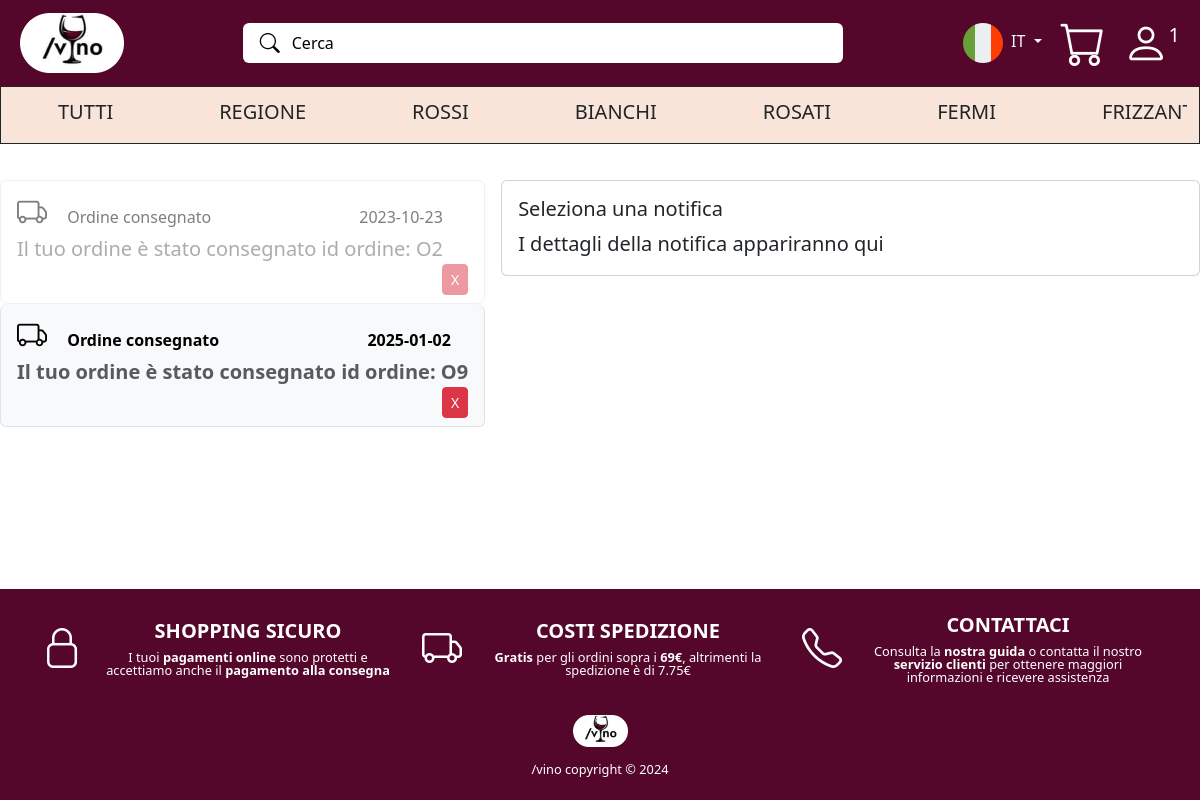
Screenshot of /notifiche.php (signed in) with the database file from the repository.
### tables this page shows
create table TESTO_NOTIFICA (
     ID_Testo varchar(10) not null,
     Lingua numeric(1) not null,
     Titolo varchar(50) not null,
     Testo varchar(200) not null,
     ID_NOTIFICA varchar(10) not null,
     primary key (ID_Testo));

create table NOTIFICA (
     ID_NOTIFICA varchar(10) not null,
     Data date not null,
     Visualizzato char not null,
     Email varchar(100) not null,
     primary key (ID_NOTIFICA));

### db/database.php (called while the page is built, shortened)
<?php
class VinoDatabase {
    private $pdo;
    public function __construct() {
        try {
            $this->pdo = new PDO("mysql:host=localhost;dbname=vino", "root", "");
            $this->pdo->setAttribute(PDO::ATTR_ERRMODE, PDO::ERRMODE_EXCEPTION);
        } catch (PDOException $e) {
            die("Connection failed: " . $e->getMessage());
        }
    }
    private function executeQuery($query, $params = []) {
        $stmt = $this->pdo->prepare($query);
        $stmt->execute($params);
        return $stmt->fetchAll(PDO::FETCH_ASSOC);
    }
    public function getNotifiche($lingua = 1, $email){
        $query = "
        SELECT N.ID_NOTIFICA, N.Data, TN.Titolo, TN.Testo, N.Visualizzato FROM Notifica AS N
         JOIN testo_notifica AS TN ON N.ID_NOTIFICA = TN.ID_NOTIFICA WHERE N.Email = :email AND TN.lingua = :lingua";
        $params = [
            ':email' => $email,
            ':lingua' => $lingua
        ];
        return $this->executeQuery($query, $params);
    }
}
?>

### bootstrapt.php (called while the page is built, shortened)
<?php
require_once("db/database.php");
$db = new VinoDatabase();
if (isset($_GET['lang'])) {
    $linguaAttuale = $_GET['lang'];
    setcookie("lingua", $linguaAttuale, time() + (30 * 24 * 60 * 60), "/");
} elseif (isset($_COOKIE['lingua'])) {
    $linguaAttuale = $_COOKIE['lingua'];
} else {
    $linguaAttuale = "it";
}
?>

### template/notifiche-template.php (the view, shortened to what this page needs)
<div class="d-flex flex-column flex-lg-row">
  <?php if(!empty($notifiche)):?>
  <div class="list-group flex-lg-shrink-0">
  <?php foreach ($notifiche as $notifica): ?>
    <a href="javascript:void(0)"
       class="list-group-item list-group-item-action
              <?php echo $notifica["Visualizzato"] === 'Y' ? 'bg-white fw-normal opacity-50' : 'bg-light fw-bold'; ?>"
       data-id="<?php echo $notifica['ID_NOTIFICA']; ?>"
       onclick="setNotificaLetta(this, event)">
      <span class="bi bi-truck me-3" role="img"></span>
      <span class="pe-5"><?php echo htmlspecialchars($notifica["Titolo"]); ?></span>
      <span class="ps-5 ms-5"><?php echo htmlspecialchars($notifica["Data"]); ?></span>
      <p class="mb-0 text-muted"><?php echo htmlspecialchars($notifica["Testo"]); ?></p>
      <button class="btn btn-danger btn-sm float-end"
              onclick="eliminaNotifica(event, '<?php echo $notifica['ID_NOTIFICA']; ?>')">
            X
      </button>
    </a>
   <?php endforeach; ?>
  </div>
  <div class="flex-grow-1 ms-lg-3 d-none d-lg-block">
    <div class="card min-vh-25">
      <div class="card-body">
        <h5 class="card-title"><?php echo $linguaAttuale == "en" ? "Select a notification" : "Seleziona una notifica" ?></h5>
        <p class="card-text"><?php echo $linguaAttuale == "en" ? "The notification details will appear here" : "I dettagli della notifica appariranno qui" ?></p>
      </div>
    </div>
  </div>
  <?php else: ?>
    <p class="ms-3 ps-3 pt-2"><?php echo $linguaAttuale == "en" ? "Currently, you have no notifications" : "Attualmente non hai notifiche" ?></p>
  <?php endif; ?>
</div>

### css/style.css (style rules this page uses)
body { margin: 0; padding: 0; width: 100%; height: 100%; }
a { text-decoration: none !important; color: #000 !important; }
span.bi { font-size: 30px; color: #000; }
@media (min-width: 993px) { p, ul > li { font-size: 1.25rem; } }
.order-item, .card-item, .address-card, .list-group-item { position: relative; padding: 15px; background-color: #f8f9fa; border: 1px solid #ddd; border-radius: 8px; cursor: pointer; transition: background-color 0.2s, transform 0.2s; }

### rows the page displays
testo_notifica: Titolo "Ordine consegnato", ID_NOTIFICA.Data "2023-10-23", Testo "Il tuo ordine è stato consegnato id ordine: O2"
testo_notifica: Titolo "Ordine consegnato", ID_NOTIFICA.Data "2025-01-02", Testo "Il tuo ordine è stato consegnato id ordine: O9"

### other values shown
$nNotifications[0]["COUNT(ID_NOTIFICA)"] "1"
